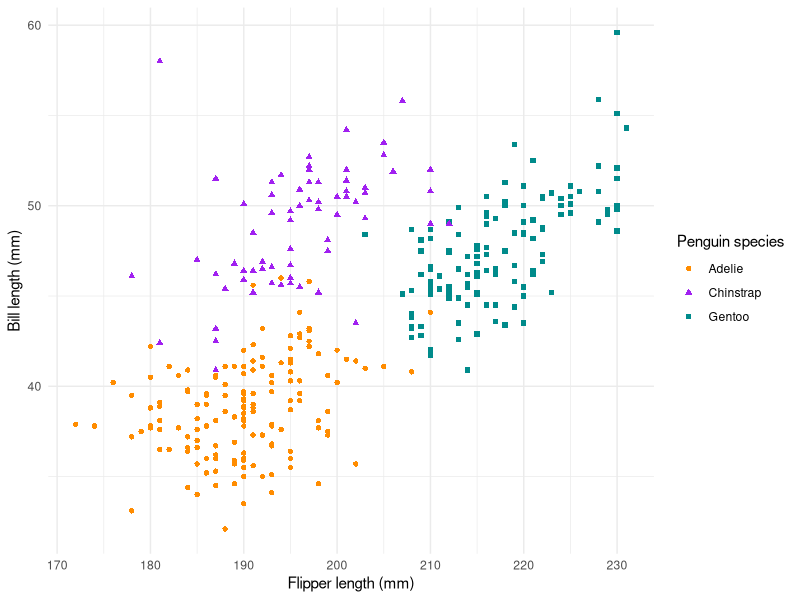
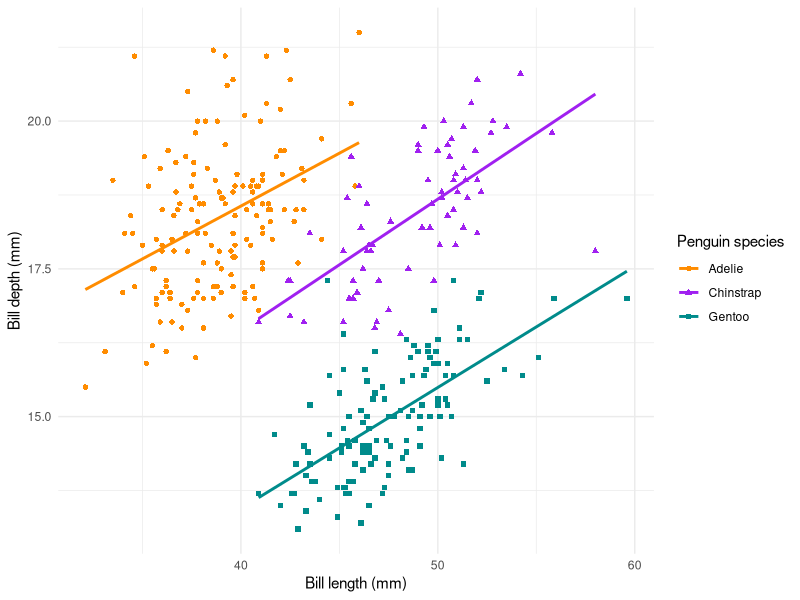

Source code (R) for these figures, in order:
## ---- chunk 1
#| include: false
library(dplyr)
library(ggplot2)
library(palmerpenguins)
library(tidyr)
## ---- chunk 2
penguins %>% 
  count(species)
## ---- chunk 3
penguins %>% 
  select(-year) %>% 
  group_by(species) %>% 
  summarize(across(where(is.numeric), mean, na.rm = TRUE)) %>% 
  mutate(across(where(is.numeric), round, digits = 2))
## ---- chunk 4
#| fig-width: 8
#| fig-cap: "Figure 1: Bill length vs flipper length."
#| fig-dpi: 600
#| warning: false

ggplot(
  penguins, 
  aes(x = flipper_length_mm, y = bill_length_mm)
) +
  geom_point(aes(color = species, shape = species)) +
  scale_color_manual(values = c("darkorange","purple","cyan4")) +
  labs(
    x = "Flipper length (mm)", y = "Bill length (mm)",
    color = "Penguin species", shape = "Penguin species"
  ) +
  theme_minimal()

## ---- chunk 5
#| fig-width: 8
#| fig-cap: "Figure 2: Bill depth vs. bill length"
#| fig-dpi: 600
#| warning: false

ggplot(
  data = penguins,
  aes(x = bill_length_mm,
      y = bill_depth_mm,
      group = species)
) +
  geom_point(aes(color = species, shape = species)) +
  geom_smooth(method = "lm", se = FALSE, aes(color = species)) +
  scale_color_manual(values = c("darkorange","purple","cyan4")) +
  labs(x = "Bill length (mm)",
       y = "Bill depth (mm)",
       color = "Penguin species",
       shape = "Penguin species") +
  theme(legend.position = c(0.85, 0.15),
        plot.title.position = "plot",
        plot.caption = element_text(hjust = 0, face= "italic"),
        plot.caption.position = "plot") +
  theme_minimal()

